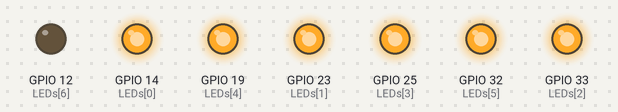
Bench run of a sketch on a simulated ESP32. Shown: output pins drawn as LEDs (lit = HIGH).

Above: at 0.5 s.
At 2.5 s:
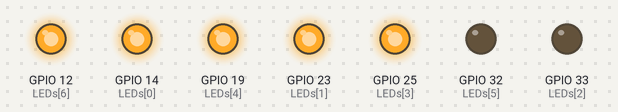
At 4.5 s:
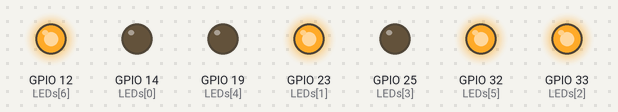
At 9.5 s:
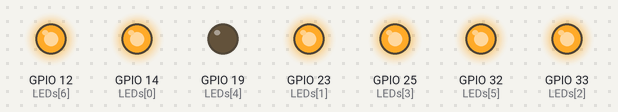
At 14.5 s:
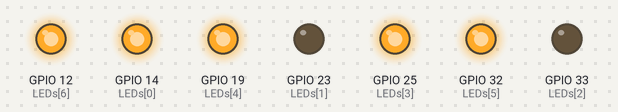
At 19.5 s:
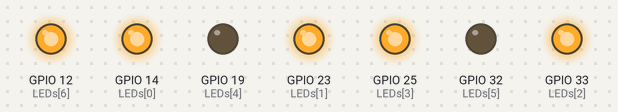
Timing chart, 0 to 20.8 s (numbered marks = the images above):
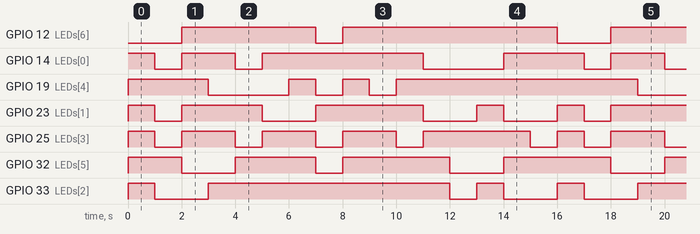

The sketch:

seven_segment_display.ino
```cpp
//se demuestra el manejo del display de siete segmentos

//se declaran los pines a usar
//int LEDs[] = {8,9,7,6,4,3,2};        // for Arduino microcontroller
//int LEDs[] = {D2,D1,D3,D4,D6,D7,D8}; // for ESP8266 microcontroller
int LEDs[] = {14,23,33,25,19,32,12};    // for ESP32 microcontroller

//se declaran los arreglos que forman los dígitos
int zero[] = {1, 1, 1, 1, 1, 1, 0};   // cero
int one[] = {0, 0, 0, 0, 1, 1, 0};   // uno
int two[] = {1, 1, 0, 1, 1, 0, 1};   // dos
int three[] = {1, 1, 1, 1, 0, 0, 1};   // tres
int four[] = {0, 1, 1, 0, 0, 1, 1};   // cuatro
int five[] = {1, 0, 1, 1, 0, 1, 1};   // cinco
int six[] = {1, 0, 1, 1, 1, 1, 1};   // seis
int seven[] = {1, 1, 1, 0, 0, 0, 0};   // siete
int eight[] = {1, 1, 1, 1, 1, 1, 1}; // ocho
int nine[] = {1, 1, 1, 1, 0, 1, 1};   // nueve
int ten[] = {1, 1, 1, 0, 1, 1, 1};   // diez, A
int eleven[] = {0, 0, 1, 1, 1, 1, 1};   // once, b
int twelve[] = {0, 0, 0, 1, 1, 0, 1};   // doce, C
int thirteen[] = {0, 1, 1, 1, 1, 0, 1};   // trece, d
int fourteen[] = {1, 0, 0, 1, 1, 1, 1};   // catorce, E
int fifteen[] = {1, 0, 0, 0, 1, 1, 1};   // quince, F

//se declara contador
unsigned char contador = 0;

//función que despliega del 0 al F
void segment_display(unsigned char valor)
{
    switch(valor)
    {
        case 0:
                    for (int i = 0; i<7; i++) digitalWrite(LEDs[i], zero[i]);
                    break;
        case 1:
                    for (int i = 0; i<7; i++) digitalWrite(LEDs[i], one[i]);
                    break;
        case 2:
                    for (int i = 0; i<7; i++) digitalWrite(LEDs[i], two[i]);
                    break;
        case 3:
                    for (int i = 0; i<7; i++) digitalWrite(LEDs[i], three[i]);
                    break;
        case 4:
                    for (int i = 0; i<7; i++) digitalWrite(LEDs[i], four[i]);
                    break;
        case 5:
                    for (int i = 0; i<7; i++) digitalWrite(LEDs[i], five[i]);
                    break;
        case 6:
                    for (int i = 0; i<7; i++) digitalWrite(LEDs[i], six[i]);
                    break;
        case 7:
                    for (int i = 0; i<7; i++) digitalWrite(LEDs[i], seven[i]);
                    break;
        case 8:
                    for (int i = 0; i<7; i++) digitalWrite(LEDs[i], eight[i]);
                    break;
        case 9:
                    for (int i = 0; i<7; i++) digitalWrite(LEDs[i], nine[i]);
                    break;
        case 10:
                    for (int i = 0; i<7; i++) digitalWrite(LEDs[i], ten[i]);
                    break;
        case 11:
                    for (int i = 0; i<7; i++) digitalWrite(LEDs[i], eleven[i]);
                    break;
        case 12:
                    for (int i = 0; i<7; i++) digitalWrite(LEDs[i], twelve[i]);
                    break;
        case 13:
                    for (int i = 0; i<7; i++) digitalWrite(LEDs[i], thirteen[i]);
                    break;
        case 14:
                    for (int i = 0; i<7; i++) digitalWrite(LEDs[i], fourteen[i]);
                    break;
        case 15:
                    for (int i = 0; i<7; i++) digitalWrite(LEDs[i], fifteen[i]);
                    break;
        default:
                    for (int i = 0; i<7; i++) digitalWrite(LEDs[i], zero[i]);
                    break;
    }
}

void setup()
{
  //se inicializan los pines como salida
  for (int i = 0; i<7; i++) pinMode(LEDs[i], OUTPUT);
}

void loop()
{
    //se muestra contador, retardo y se incrementa contador
    segment_display(contador);
    delay(1000);
    if(contador < 15) contador++;
    else contador = 0;
}
```

Measured:
- by itself, GPIO 12 (LEDs[6]): repeats every 16.0 s: LOW 1.0 s, HIGH 8.0 s, LOW 2.0 s, HIGH 5.0 s
- by itself, GPIO 14 (LEDs[0]): repeats every 16.0 s: LOW 1.0 s, HIGH 2.0 s, LOW 1.0 s, HIGH 6.0 s, LOW 3.0 s, HIGH 3.0 s
- by itself, GPIO 19 (LEDs[4]): repeats every 16.0 s: LOW 3.0 s, 2 × (HIGH 1.0 s, LOW 1.0 s), HIGH 9.0 s
- by itself, GPIO 23 (LEDs[1]): repeats every 16.0 s: LOW 1.0 s, HIGH 3.0 s, LOW 2.0 s, HIGH 4.0 s, 2 × (LOW 2.0 s, HIGH 1.0 s)
- by itself, GPIO 25 (LEDs[3]): repeats every 16.0 s: 3 × (LOW 1.0 s, HIGH 2.0 s), LOW 1.0 s, HIGH 4.0 s, LOW 1.0 s, HIGH 1.0 s
- by itself, GPIO 32 (LEDs[5]): repeats every 16.0 s: LOW 2.0 s, HIGH 3.0 s, LOW 1.0 s, HIGH 4.0 s, LOW 2.0 s, HIGH 4.0 s
- by itself, GPIO 33 (LEDs[2]): repeats every 16.0 s: LOW 2.0 s, HIGH 9.0 s, LOW 1.0 s, HIGH 1.0 s, LOW 2.0 s, HIGH 1.0 s
